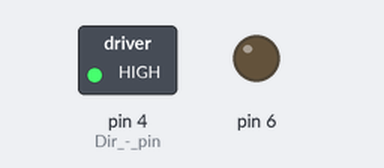
Bench run of a sketch on a simulated Arduino Uno, built with avr-gcc and run on an emulated ATmega328P. Parts: switched loads named in the sketch (green lamp = pin HIGH), output pins drawn as LEDs (lit = HIGH). Pins used as bus, display or sensor lines are not drawn; what the sketch prints to the serial monitor is not drawn.

Above: at 0.1 s.
Timing chart, 0 to 1.6 s (numbered marks = the images above):
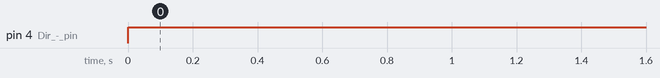

Measured:
- by itself, pin 4 (Dir_-_pin): LOW → HIGH at 0.00 s

The sketch:

DCbuoc.ino
```cpp
// Run a A4998 Stepstick from an Arduino UNO.
// Paul Hurley Aug 2015 - http://www.instructables.com/id/Drive-a-Stepper-Motor-with-an-Arduino-and-a-A4988-/
int x;
#define BAUD (9600)


void setup()
{
  Serial.begin(BAUD);
  pinMode(6,OUTPUT); // Enable pin - chân khởi động - nối vào GND sẽ giúp ta bật động cơ bước, nối vô VCC động cơ bước được thả ra. Nôm na: GND = servo.attach, VCC = servo.detach
  pinMode(5,OUTPUT); // Step pin
  pinMode(4,OUTPUT); // Dir - pin
  digitalWrite(6,LOW); // Set Enable low
}

void loop()
{
  digitalWrite(6,LOW); // Đặt Enable ở trạng thái LOW
  digitalWrite(4,HIGH); // Đặt Dir  ở trạng thái HIGH
  Serial.println("Cho chay 200 steps (1 vong)");
  for(x = 0; x < 200; x++) // Cho chay 1 vong
  {
    digitalWrite(5,HIGH); // Output high
    delay(10); // chờ
    digitalWrite(5,LOW); // Output low
    delay(100); // chờ
  }
  Serial.println("Pause");
  delay(1000); // dừng 1 s rồi quay tiếp
}
```
